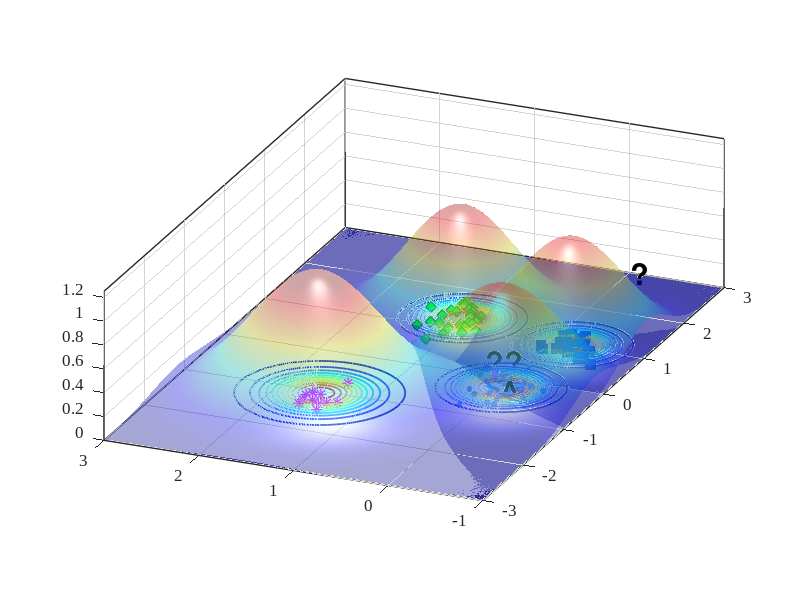

Recreate this plot in MATLAB.
%% Reproduce EVM-style demo figure (no toolboxes)
clear; close all; clc; rng(7);

% ---------- 1) 合成四类二维数据 ----------
% 类中心（大致对应图中位置）
C_star  = [-1.15  1.55];   % 红色星
C_diam  = [ 1.25  1.05];   % 绿色菱形
C_square= [ 1.05 -0.20];   % 蓝色方块
C_dot   = [-0.20  0.00];   % 蓝色小点（被 A 标注影响的那簇）

% 协方差（控制每簇形状）
S = @(sx,sy,rho)[sx^2 rho*sx*sy; rho*sx*sy sy^2];
Sig_star   = S(0.18,0.20, 0.05);
Sig_diam   = S(0.22,0.18,-0.10);
Sig_square = S(0.20,0.16, 0.05);
Sig_dot    = S(0.25,0.18, 0.00);

% 从高斯采样（不用 mvnrnd）
sample = @(N,mu,SIG) (randn(N,2)*chol(SIG,'lower') + mu);

X_star   = sample(12,C_star,   Sig_star);
X_diam   = sample(30,C_diam,   Sig_diam);
X_square = sample(28,C_square, Sig_square);
X_dot    = sample(45,C_dot,    Sig_dot);

% 加一个“离群星”靠近 A（见原图左中）
X_star = [X_star; 0.02 0.15];

% ---------- 2) 底面散点与样式 ----------
figure('Color','w','Position',[100,100,800,600]);
hold on; box on; grid on;
z0 = 0; % 所有散点都放在 z=0 的平面

scatter3(X_dot(:,1),   X_dot(:,2),   z0+zeros(size(X_dot,1),1),   18, [0.35 0.60 1.00], 'filled');  % 蓝色小点
scatter3(X_diam(:,1),  X_diam(:,2),  z0+zeros(size(X_diam,1),1),  60, 'g', 'd', 'filled', 'MarkerEdgeColor',[0 0.45 0]); % 绿菱形
scatter3(X_square(:,1),X_square(:,2),z0+zeros(size(X_square,1),1),60, [0 0.25 0.85], 's', 'filled'); % 蓝方块
scatter3(X_star(:,1),  X_star(:,2),  z0+zeros(size(X_star,1),1),  70, [1 0 1], '*', 'LineWidth',1.0); % 洋红星

% ---------- 3) ψ-model 等值环（彩色同心） ----------
% 采用带形状参的径向函数 psi(r) = exp(-(r/s)^t)
psi = @(X,Y,cx,cy,s,t) exp( - ( sqrt((X-cx).^2 + (Y-cy).^2) ./ s ).^t );

% 选几处“极端向量/代表点”（包含 A 所在）
EV = [ -0.23 -0.02 ;   % A 对应蓝点极端向量
        1.06 -0.22 ;   % 蓝方块
        1.28  1.03 ;   % 绿菱形
       -1.05  1.55 ];  % 红星
scale = [0.42, 0.36, 0.40, 0.48];   % 各自 scale
shape = [2.6,  2.2,  2.4,  2.0];    % 各自 shape

% 网格
[xg,yg] = meshgrid(linspace(-3,3,400));
colormap(jet); caxis([0 1]);

% 等高线层级（红到蓝：高到低）
levels = linspace(1.0,0.05,12);

for k = 1:size(EV,1)
    Z = psi(xg,yg,EV(k,1),EV(k,2),scale(k),shape(k));
    [~, h] = contour(xg,yg,Z,levels);    % 直接画在底面，保持颜色映射
    set(h,'LineWidth',1.25);

    % 将等高线明确压到 z=0（兼容不同 MATLAB 版本）
    ch = get(h,'Children');
    for ic = 1:numel(ch)
        zd = get(ch(ic),'ZData');
        if ~isempty(zd)
            set(ch(ic),'ZData',zeros(size(zd))); % 强制贴在 z=0
        end
    end
end

% 标出 A 与问号
text(-0.34,-0.06,0.02,'A','FontWeight','bold','FontSize',20,'Color','k');
text( 0.25, 0.35,0.03,'??','FontWeight','bold','FontSize',22,'Color','k');
text( 2.90,-0.05,0.03,'?','FontWeight','bold','FontSize',22,'Color','k');

% ---------- 4) 上方半透明“钟形面”（表示类支持/概率） ----------
% 用四个高斯穹顶，中心与各簇一致
gauss2 = @(X,Y,cx,cy,s) exp(-((X-cx).^2 + (Y-cy).^2)/(2*s^2));
tops  = {C_star, C_diam, C_square, C_dot};
sigT  = [0.65 0.55 0.55 0.60];
amp   = [1.05 0.95 0.90 0.85];

for i=1:4
    Zt = amp(i) * gauss2(xg,yg,tops{i}(1),tops{i}(2),sigT(i));
    s1 = surf(xg,yg,Zt, 'EdgeColor','none', 'FaceAlpha',0.35);
end
shading interp; camlight headlight; lighting gouraud;

% ---------- 5) 轴、视角与观感 ----------
xlim([-3 3]); ylim([-1 3]); zlim([0 1.25]); view(-67,22);
axis vis3d; daspect([1 1 0.8]);
set(gca,'FontName','Times New Roman','FontSize',12,'LineWidth',1);
% xlabel('x'); ylabel('y'); zlabel('score / \psi');

% 网格和背景风格
grid on; set(gca,'GridAlpha',0.2,'MinorGridAlpha',0.15);
